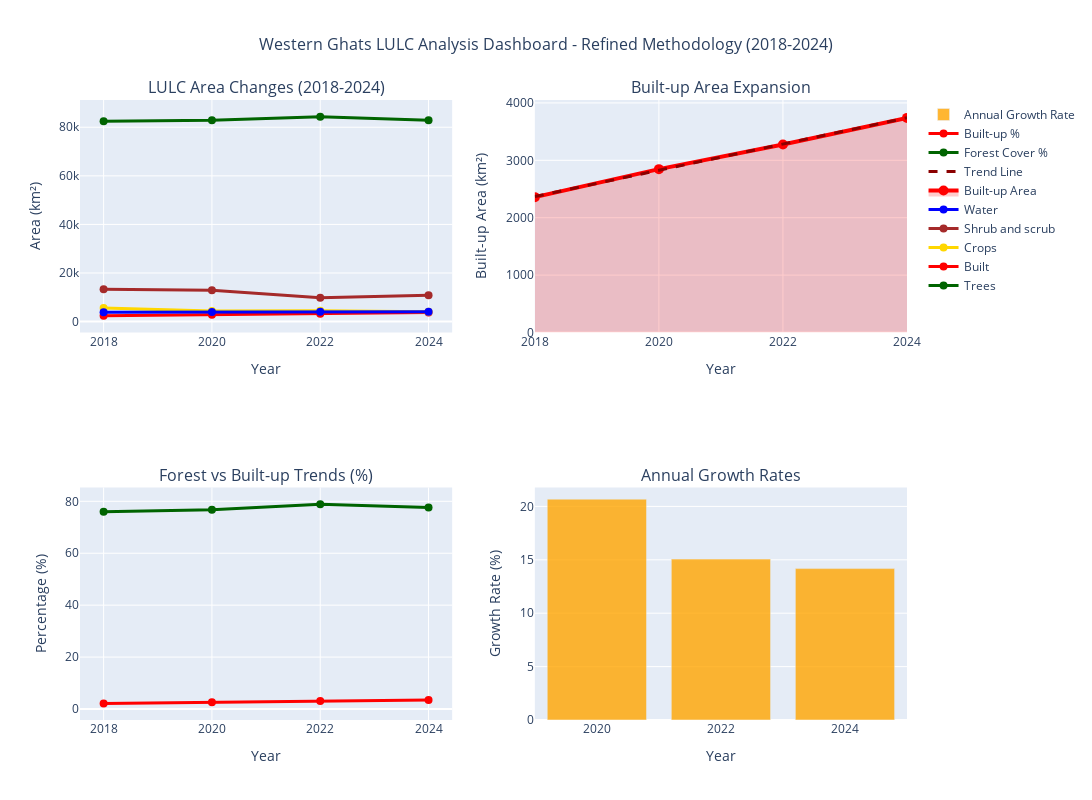

The cell this chart's notebook holds for it:
### Code cell
# Create interactive publication-ready visualizations
print("🌐 CREATING INTERACTIVE PUBLICATION-READY VISUALIZATIONS")
print("=" * 60)

# Interactive Plotly dashboard for web publication
from plotly.subplots import make_subplots
import plotly.graph_objects as go

# Create interactive dashboard
fig = make_subplots(
    rows=2, cols=2,
    subplot_titles=(
        'LULC Area Changes (2018-2024)', 
        'Built-up Area Expansion', 
        'Forest vs Built-up Trends (%)', 
        'Annual Growth Rates'
    ),
    specs=[[{"secondary_y": False}, {"secondary_y": False}],
           [{"secondary_y": False}, {"secondary_y": False}]]
)

# Plot 1: LULC time series
colors = {'Trees': 'darkgreen', 'Built': 'red', 'Crops': 'gold', 
          'Grass': 'lightgreen', 'Shrub and scrub': 'brown', 'Water': 'blue'}

for class_name in ['Trees', 'Built', 'Crops', 'Shrub and scrub', 'Water']:
    fig.add_trace(
        go.Scatter(x=refined_full_df['year'], y=refined_full_df[class_name], 
                  mode='lines+markers', name=class_name,
                  line=dict(color=colors[class_name], width=3),
                  marker=dict(size=8)),
        row=1, col=1
    )

# Plot 2: Built-up focus with trend
fig.add_trace(
    go.Scatter(x=refined_full_df['year'], y=refined_full_df['Built'], 
              mode='lines+markers', name='Built-up Area',
              line=dict(color='red', width=4), marker=dict(size=10),
              fill='tonexty', fillcolor='rgba(255,0,0,0.2)'),
    row=1, col=2
)

# Add trend line
z = np.polyfit(refined_full_df['year'], refined_full_df['Built'], 1)
p = np.poly1d(z)
fig.add_trace(
    go.Scatter(x=refined_full_df['year'], y=p(refined_full_df['year']),
              mode='lines', name='Trend Line',
              line=dict(color='darkred', width=3, dash='dash')),
    row=1, col=2
)

# Plot 3: Forest vs Built-up percentages
fig.add_trace(
    go.Scatter(x=refined_full_df['year'], y=refined_full_df['Trees_percent'],
              mode='lines+markers', name='Forest Cover %',
              line=dict(color='darkgreen', width=3), marker=dict(size=8)),
    row=2, col=1
)
fig.add_trace(
    go.Scatter(x=refined_full_df['year'], y=refined_full_df['Built_percent'],
              mode='lines+markers', name='Built-up %',
              line=dict(color='red', width=3), marker=dict(size=8)),
    row=2, col=1
)

# Plot 4: Growth rates
if len(refined_full_df) > 1:
    growth_rates = refined_full_df['Built'].pct_change() * 100
    fig.add_trace(
        go.Bar(x=refined_full_df['year'][1:], y=growth_rates[1:],
               name='Annual Growth Rate',
               marker_color='orange', opacity=0.8),
        row=2, col=2
    )

# Update layout
fig.update_layout(
    title_text="Western Ghats LULC Analysis Dashboard - Refined Methodology (2018-2024)",
    title_x=0.5, title_font_size=16,
    showlegend=True, height=800, width=1400,
    font=dict(size=12)
)

# Update axis labels
fig.update_xaxes(title_text="Year", row=1, col=1)
fig.update_xaxes(title_text="Year", row=1, col=2)
fig.update_xaxes(title_text="Year", row=2, col=1)
fig.update_xaxes(title_text="Year", row=2, col=2)

fig.update_yaxes(title_text="Area (km²)", row=1, col=1)
fig.update_yaxes(title_text="Built-up Area (km²)", row=1, col=2)
fig.update_yaxes(title_text="Percentage (%)", row=2, col=1)
fig.update_yaxes(title_text="Growth Rate (%)", row=2, col=2)

# Display the interactive dashboard
fig.show()

print("✅ Interactive dashboard created successfully!")
print("🌐 This visualization is optimized for web publication and sharing")

### Figure 1 — Plotly figure (JSON) as saved in the notebook; plotly's stock layout.template omitted (floating-point values rounded to 4 significant figures)
{"data": [{"line": {"color": "darkgreen", "width": 3}, "marker": {"size": 8}, "mode": "lines+markers", "name": "Trees", "type": "scatter", "x": [2018, 2020, 2022, 2024], "xaxis": "x", "y": [82440.0, 82830.0, 84370.0, 82840.0], "yaxis": "y"}, {"line": {"color": "red", "width": 3}, "marker": {"size": 8}, "mode": "lines+markers", "name": "Built", "type": "scatter", "x": [2018, 2020, 2022, 2024], "xaxis": "x", "y": [2359.0, 2846.0, 3275.0, 3739.0], "yaxis": "y"}, {"line": {"color": "gold", "width": 3}, "marker": {"size": 8}, "mode": "lines+markers", "name": "Crops", "type": "scatter", "x": [2018, 2020, 2022, 2024], "xaxis": "x", "y": [5604.0, 4409.0, 4441.0, 4056.0], "yaxis": "y"}, {"line": {"color": "brown", "width": 3}, "marker": {"size": 8}, "mode": "lines+markers", "name": "Shrub and scrub", "type": "scatter", "x": [2018, 2020, 2022, 2024], "xaxis": "x", "y": [13340.0, 12880.0, 9834.0, 10860.0], "yaxis": "y"}, {"line": {"color": "blue", "width": 3}, "marker": {"size": 8}, "mode": "lines+markers", "name": "Water", "type": "scatter", "x": [2018, 2020, 2022, 2024], "xaxis": "x", "y": [3890.0, 3933.0, 4039.0, 4089.0], "yaxis": "y"}, {"fill": "tonexty", "fillcolor": "rgba(255,0,0,0.2)", "line": {"color": "red", "width": 4}, "marker": {"size": 10}, "mode": "lines+markers", "name": "Built-up Area", "type": "scatter", "x": [2018, 2020, 2022, 2024], "xaxis": "x2", "y": [2359.0, 2846.0, 3275.0, 3739.0], "yaxis": "y2"}, {"line": {"color": "darkred", "dash": "dash", "width": 3}, "mode": "lines", "name": "Trend Line", "type": "scatter", "x": [2018, 2020, 2022, 2024], "xaxis": "x2", "y": [2369.0, 2826.0, 3283.0, 3741.0], "yaxis": "y2"}, {"line": {"color": "darkgreen", "width": 3}, "marker": {"size": 8}, "mode": "lines+markers", "name": "Forest Cover %", "type": "scatter", "x": [2018, 2020, 2022, 2024], "xaxis": "x3", "y": [76.0, 76.79, 78.92, 77.65], "yaxis": "y3"}, {"line": {"color": "red", "width": 3}, "marker": {"size": 8}, "mode": "lines+markers", "name": "Built-up %", "type": "scatter", "x": [2018, 2020, 2022, 2024], "xaxis": "x3", "y": [2.174, 2.639, 3.064, 3.505], "yaxis": "y3"}, {"marker": {"color": "orange"}, "name": "Annual Growth Rate", "opacity": 0.8, "type": "bar", "x": [2020, 2022, 2024], "xaxis": "x4", "y": [20.68, 15.07, 14.18], "yaxis": "y4"}], "layout": {"annotations": [{"font": {"size": 16}, "showarrow": false, "text": "LULC Area Changes (2018-2024)", "x": 0.225, "xanchor": "center", "xref": "paper", "y": 1, "yanchor": "bottom", "yref": "paper"}, {"font": {"size": 16}, "showarrow": false, "text": "Built-up Area Expansion", "x": 0.775, "xanchor": "center", "xref": "paper", "y": 1, "yanchor": "bottom", "yref": "paper"}, {"font": {"size": 16}, "showarrow": false, "text": "Forest vs Built-up Trends (%)", "x": 0.225, "xanchor": "center", "xref": "paper", "y": 0.375, "yanchor": "bottom", "yref": "paper"}, {"font": {"size": 16}, "showarrow": false, "text": "Annual Growth Rates", "x": 0.775, "xanchor": "center", "xref": "paper", "y": 0.375, "yanchor": "bottom", "yref": "paper"}], "font": {"size": 12}, "height": 800, "showlegend": true, "title": {"font": {"size": 16}, "text": "Western Ghats LULC Analysis Dashboard - Refined Methodology (2018-2024)", "x": 0.5}, "width": 1400, "xaxis": {"anchor": "y", "domain": [0, 0.45], "title": {"text": "Year"}}, "xaxis2": {"anchor": "y2", "domain": [0.55, 1], "title": {"text": "Year"}}, "xaxis3": {"anchor": "y3", "domain": [0, 0.45], "title": {"text": "Year"}}, "xaxis4": {"anchor": "y4", "domain": [0.55, 1], "title": {"text": "Year"}}, "yaxis": {"anchor": "x", "domain": [0.625, 1], "title": {"text": "Area (km²)"}}, "yaxis2": {"anchor": "x2", "domain": [0.625, 1], "title": {"text": "Built-up Area (km²)"}}, "yaxis3": {"anchor": "x3", "domain": [0, 0.375], "title": {"text": "Percentage (%)"}}, "yaxis4": {"anchor": "x4", "domain": [0, 0.375], "title": {"text": "Growth Rate (%)"}}}}
